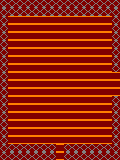

A 2D game scene composited from a Tiled map and its tileset images. What follows is a short description and the map's XML, with every tile layer's data as written:
An orthogonal 15x20 tile map with 8x8 px tiles, 1 tile layer (Capa de Patrones 1).

<map version="1.0" tiledversion="2018.06.01" orientation="orthogonal" renderorder="right-down" width="15" height="20" tilewidth="8" tileheight="8" infinite="0" nextlayerid="2" nextobjectid="1">
 <tileset firstgid="1" name="tiles" tilewidth="8" tileheight="8" tilecount="45" columns="9">
  <image source="../../tiles.png" width="72" height="40" />
 </tileset>
 <layer id="1" name="Capa de Patrones 1" width="15" height="20">
  <data encoding="csv">
31,31,31,31,31,31,31,31,31,31,31,31,31,31,31,
32,31,31,31,31,31,31,31,31,31,31,31,31,31,32,
32,1,1,1,1,1,1,1,1,1,1,1,1,1,32,
32,1,1,1,1,1,1,1,1,1,1,1,1,1,32,
32,1,1,1,1,1,1,1,1,1,1,1,1,1,32,
32,1,1,1,1,1,1,1,1,1,1,1,1,1,32,
32,1,1,1,1,1,1,1,1,1,1,1,1,1,32,
32,1,1,1,1,1,1,1,1,1,1,1,1,1,32,
32,1,1,1,1,1,1,1,1,1,1,1,1,1,32,
32,1,1,1,1,1,1,1,1,1,1,1,1,1,1,
32,1,1,1,1,1,1,1,1,1,1,1,1,1,1,
32,1,1,1,1,1,1,1,1,1,1,1,1,1,1,
32,1,1,1,1,1,1,1,1,1,1,1,1,1,32,
32,1,1,1,1,1,1,1,1,1,1,1,1,1,32,
32,1,1,1,1,1,1,1,1,1,1,1,1,1,32,
32,1,1,1,1,1,1,1,1,1,1,1,1,1,32,
32,1,1,1,1,1,1,1,1,1,1,1,1,1,32,
32,1,1,1,1,1,1,1,1,1,1,1,1,1,32,
32,31,31,31,31,31,31,1,31,31,31,31,31,31,32,
32,32,32,32,32,32,32,1,32,32,32,32,32,32,32
</data>
 </layer>
</map>
